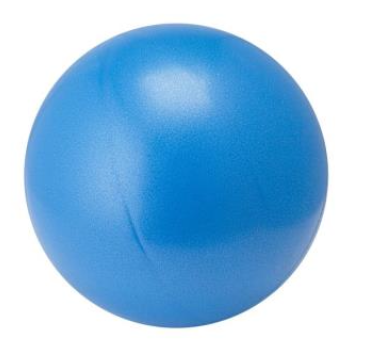
#> input picture FASTR_Ball.png, 368 x 356 px
$ jupyter execute Lesson4_Task2.ipynb
#> lines starting #> are read from the running program, lines starting #| are printed output that depends on the picture; after the words box and inside, x2 and y2 are one past the last pixel; in counts of white or black regions, pixels touching at a corner belong together
## Notes for Task 2:
- cv.findContours(image: cv.Mat, mode: int, method: int) -> np.ndarray
● Returns an array of contours found in the image. Each contour consists of an array of
points that define the boundary of the contour.
● Pass a binary image as the image argument.
● The mode argument specifies the format of the returned contour list. For now, use
cv.RETR_TREE for mode. Other modes can be found here:
https://docs.opencv.org/4.x/d3/dc0/group__imgproc__shape.html#ga819779b9857cc2f8
601e6526a3a5bc71
● Mode determines how the contours will be retrieved from the image. Passing
cv.CHAIN_APPROX_NONE causes every point in a contour to be returned while
cv.CHAIN_APPROX_SIMPLE only returns the critical points in a contour, such as the
contour corners, saving space. A representation of this can be seen below

cv.contourArea(contour) -> int
● Returns the area (in pix sq.) of a contour.
● cv.findContours() returns a list of contours of all contours detected in an image. Do not
pass this list as the argument for cv.contourArea(), pass only one of the contours
contained in the list at a time.
● This function is useful to filter out small contours that can result from noise. See the
function below.
def filter_contours(min_

cv.boundingRect(contour) -> tuple
● Returns the (x,y) coordinate of the top left corner and width and height of a bounding box
that surrounds a contour.
● Like cv.contourArea(), this function only takes a single contour as an argument.
● Use cv.rectangle() to draw the bounding box.

cv.moments(contour)
● Returns a dictionary containing all the moment values of the pixels in a contour, about its
centre of mass.
● Can be useful to locate the centre of mass of a contour. All pixels carry the same weight
so the centre of mass is effectively the average coordinate of all the pixels contained in a
contour.
● To draw the centre of mass of a contour, use the following code:

## Task 2: Drawing a bounding box
In this task, our goal is to use contours to locate the position of a ball and draw a bounding box
around it as in the image below.
Original
1. Create a new python file and download the original image of the blue ball.
2. In your program, read the image and create a grayscale copy.
3. Find the edges of the ball using Canny edge detector. Make sure to use the provided
function to obtain the min and max canny threshold values.
4. Pass the canny image into cv.findContours() to get a list of contours in the image. You
may wish to filter these contours for area, however, as the image contains very little
noise as is, this step is not required.
5. Using a for loop, draw the bounding rectangle of the contours onto the original image.
Find the coordinates of the bounding rectangle using cv.boundingRect(). If you’ve
forgotten how to use cv.rectangle() you can find an explanation in lesson 2 or in the
OpenCV docs.
6. Display your result using cv.imshow().

[cell 1]
import cv2 as cv
import numpy as np
import matplotlib.pyplot as plt

def canny_threshold_values(img, deviation=0.33):
    """Calculate reasonable Canny threshold values using median intensity."""
    avgIntense = np.median(img)
    minVal = avgIntense * (1 - deviation)
    maxVal = avgIntense * (1 + deviation)
    return minVal, maxVal

# Read the ball image
img = cv.imread("FASTR_Ball.png")
#> img is the input picture: shape (356, 368, 3); mean B, G, R 228.8, 193.4, 146.9

# Create a grayscale copy for edge detection
gray = cv.cvtColor(img, cv.COLOR_BGR2GRAY)
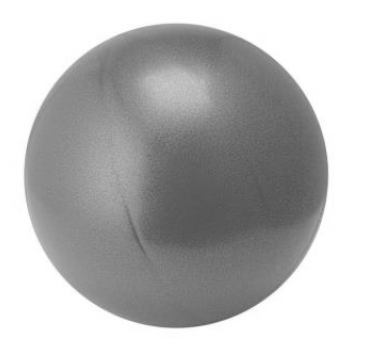
#> gray: shape (356, 368); min 82, max 255, mean 183.5

# Apply Gaussian blur to reduce noise before Canny
blurred = cv.GaussianBlur(gray, (5, 5), 0)

# Get Canny threshold values from the blurred image
minVal, maxVal = canny_threshold_values(blurred)
#> in canny_threshold_values, `avgIntense = np.median(img)`: avgIntense = 158
#> in canny_threshold_values, `minVal = avgIntense * (1 - deviation)`: minVal = 105.9
#> in canny_threshold_values, `maxVal = avgIntense * (1 + deviation)`: maxVal = 210.1
#> minVal = 105.9; maxVal = 210.1

# Apply Canny edge detection to find edges
edges = cv.Canny(blurred, minVal, maxVal)
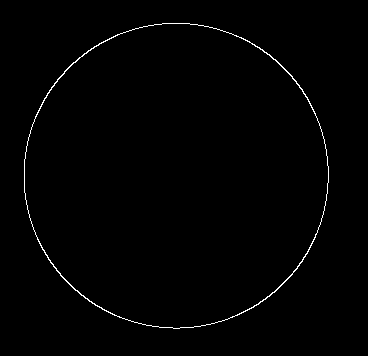
#> edges: shape (356, 368); 0.85% white in thin lines or dots, all inside (x1, y1, x2, y2) = (24, 23, 329, 329)

# Find contours from the Canny edge image
# RETR_EXTERNAL — only finds outer contours (ignores nested ones)
# CHAIN_APPROX_SIMPLE — compresses contour points to save memory
contours, _ = cv.findContours(edges, cv.RETR_EXTERNAL, cv.CHAIN_APPROX_SIMPLE)
#> contours = 1 contour; box (x1, y1, x2, y2) and area: (24, 23, 329, 329) 72854

# Make a copy of the original to draw on (so we don't modify the original)
result = img.copy()

# Loop through each contour and draw its bounding rectangle
for contour in contours:
    # boundingRect returns the top-left corner (x, y), width and height of the rectangle
    x, y, w, h = cv.boundingRect(contour)

    # Draw a green rectangle on the image
    # pt1 = top-left corner, pt2 = bottom-right corner (x+w, y+h)
    cv.rectangle(result, (x, y), (x + w, y + h), (0, 255, 0), 2)
#> this loop made 1 pass
#> (x, y, w, h) on pass 1: (24, 23, 305, 306)
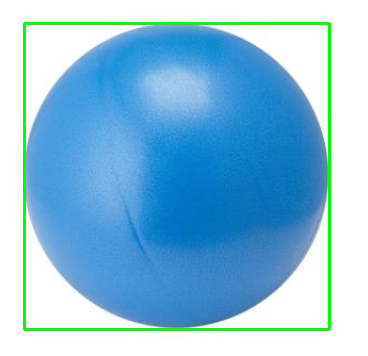
#> result: shape (356, 368, 3); 2.8% of pixels changed, all inside (x1, y1, x2, y2) = (23, 22, 331, 331)

# Display original, edges, and result with bounding rectangles
plt.figure(figsize=(15, 5))

plt.subplot(1, 3, 1)
plt.imshow(cv.cvtColor(img, cv.COLOR_BGR2RGB))
plt.title("Original")
plt.xticks([])
plt.yticks([])

plt.subplot(1, 3, 2)
plt.imshow(edges, cmap="gray")
plt.title("Canny Edges")
plt.xticks([])
plt.yticks([])

plt.subplot(1, 3, 3)
plt.imshow(cv.cvtColor(result, cv.COLOR_BGR2RGB))
plt.title("Bounding Rectangles")
plt.xticks([])
plt.yticks([])

plt.tight_layout()
plt.show()
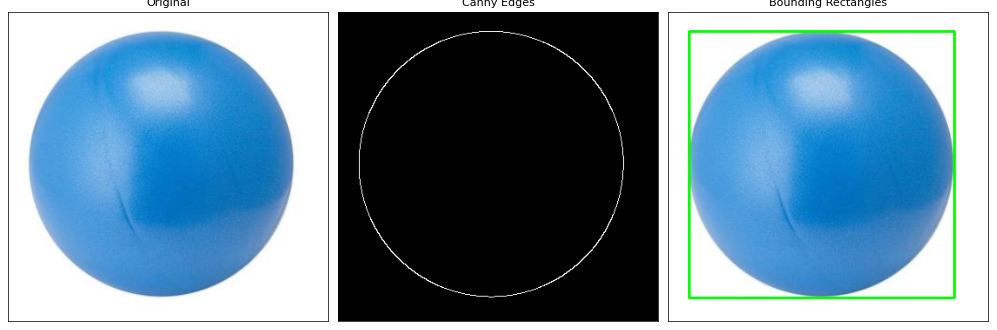
#> figure drawn by matplotlib, 3 panels

# Print how many contours were found
print(f"Contours found: {len(contours)}")
#| Contours found: 1

$ run again, with FASTR_Dog.png copied over FASTR_Ball.png
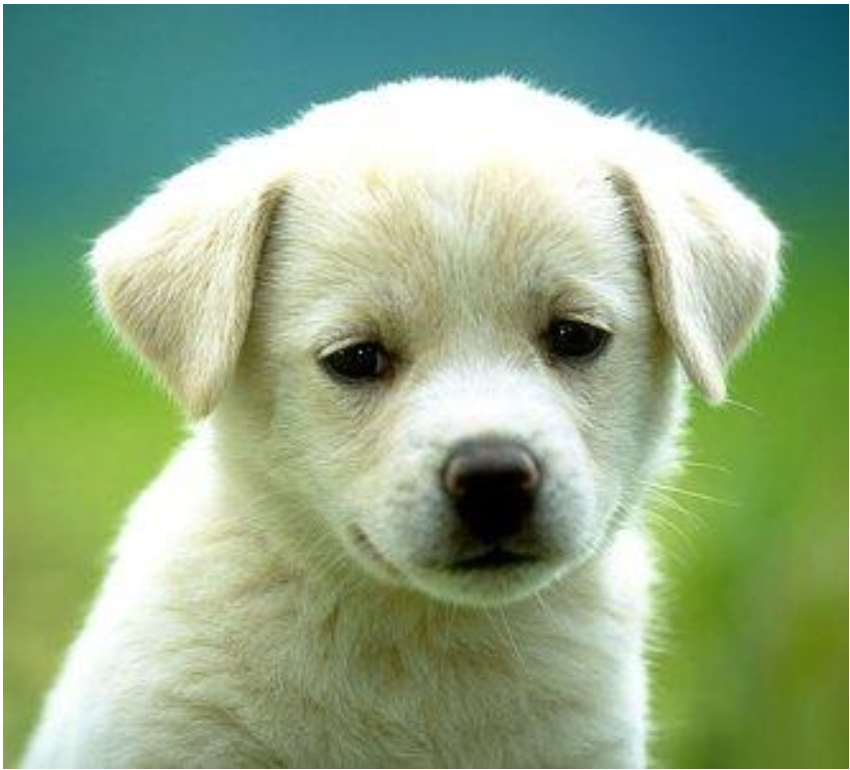
#> input picture FASTR_Dog.png, 850 x 770 px
#> img is the input picture: shape (770, 850, 3); mean B, G, R 134, 168.9, 143.1
#> avgIntense = 148
#> in canny_threshold_values, `minVal = avgIntense * (1 - deviation)`: minVal = 99.16
#> in canny_threshold_values, `maxVal = avgIntense * (1 + deviation)`: maxVal = 196.8
#> `minVal, maxVal = canny_threshold_values(blurred)`: minVal = 99.16; maxVal = 196.8
#> `edges = cv.Canny(blurred, minVal, maxVal)`:
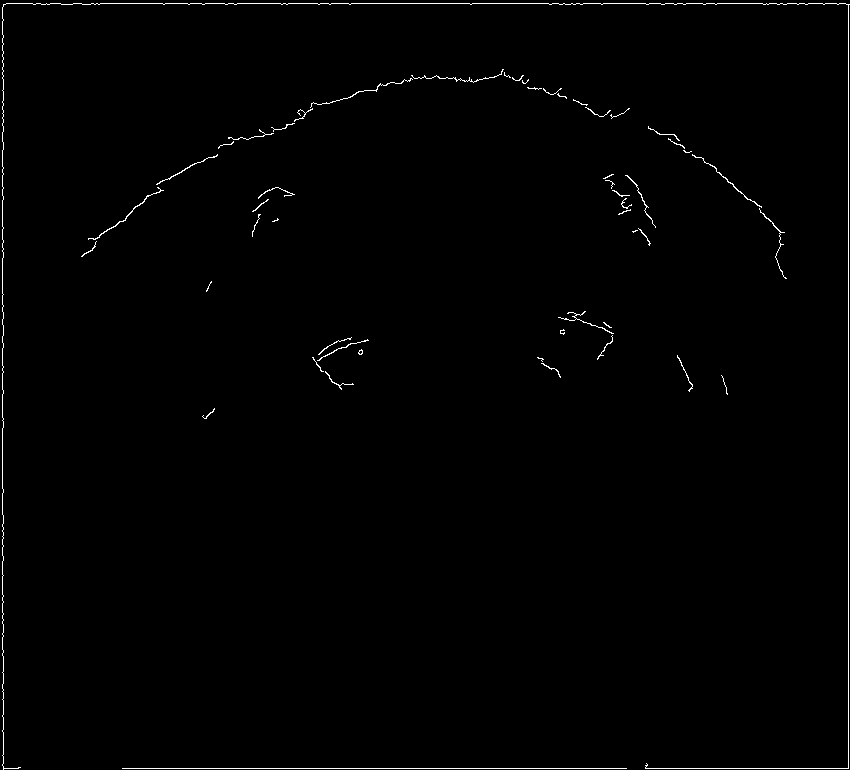
#> edges: shape (770, 850); 0.78% white in thin lines or dots
#> contours = 52 contours, 46 with area under 20; largest, box (x1, y1, x2, y2) and area: (88, 187, 164, 240) 44, (692, 154, 762, 208) 36, (156, 154, 218, 185) 26, (625, 175, 656, 228) 24, (759, 208, 787, 279) 20, (310, 78, 413, 108) 20
#> the loop `for contour in contours:` made 52 passes
#> (x, y, w, h) on passes 2 to 9: (202, 408, 13, 11), (721, 375, 7, 20), (325, 371, 29, 19), (541, 363, 20, 15), (537, 357, 7, 5), (312, 357, 12, 15), (677, 355, 16, 37), (358, 349, 5, 6)
#> `plt.show()`:
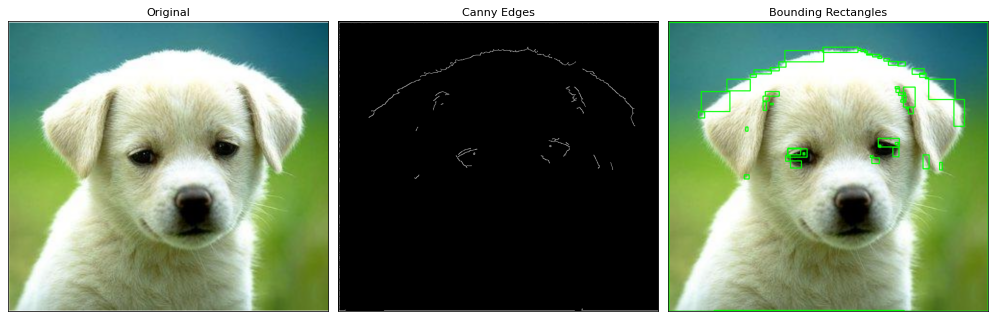
#> figure drawn by matplotlib, 3 panels
#| Contours found: 52
